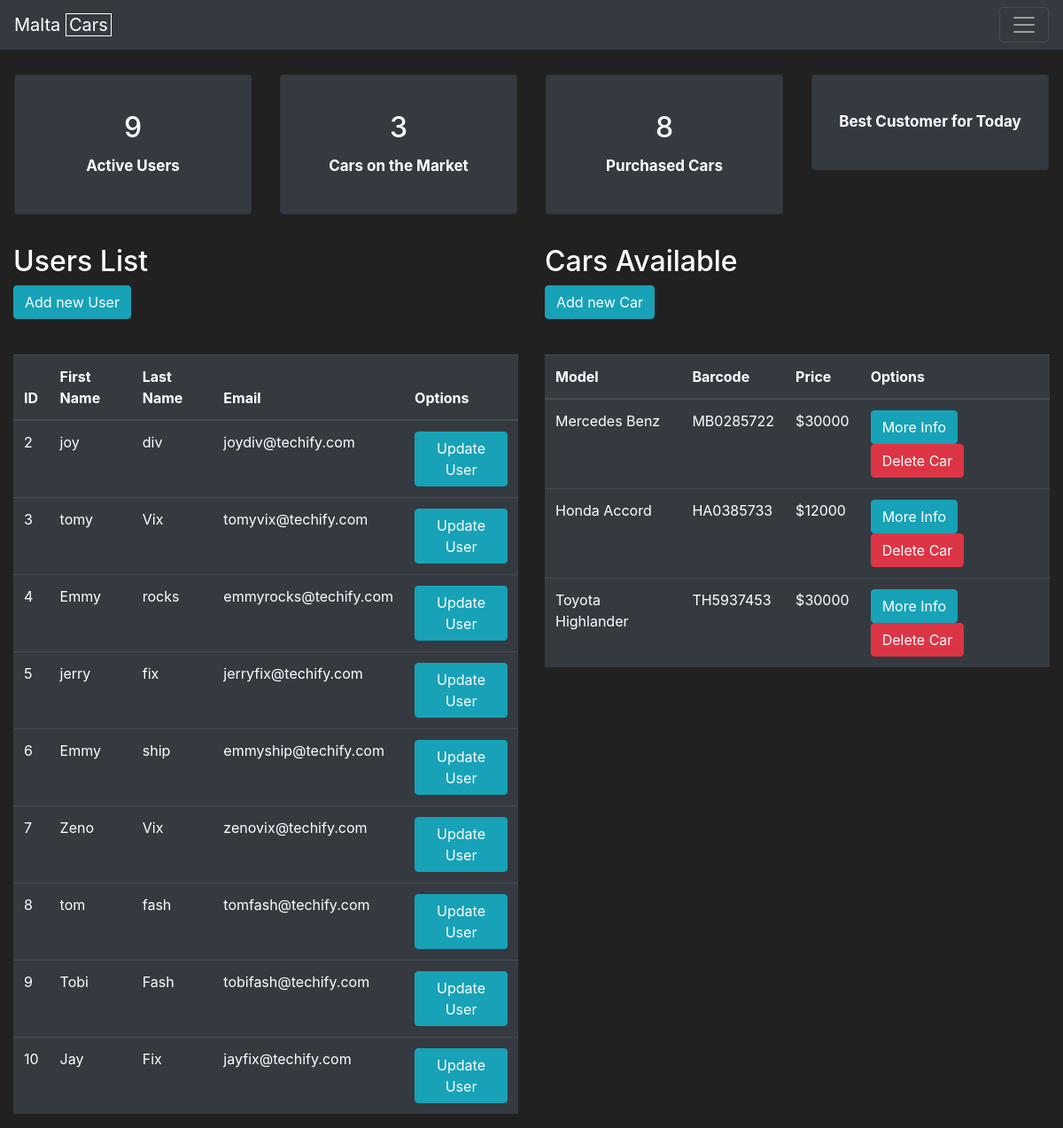
The page /mlt-admin on the database its author committed.
### carMarket/models.py (models this page shows, shortened)
class User(db.Model, UserMixin):
	id = db.Column(db.Integer(), primary_key=True)
	first_name = db.Column(db.String(length=20), nullable=False)
	last_name = db.Column(db.String(length=20), nullable=False)
	email = db.Column(db.String(length=50), nullable=False, unique=True)
	password = db.Column(db.String(length=9), nullable=False, unique=True)
	items = db.relationship('Item', backref='owned_user', lazy=True)

class Item(db.Model):
	model = db.Column(db.String(length=30), nullable=False)
	barcode = db.Column(db.String(length=9), nullable=False, unique= True, primary_key=True)
	description = db.Column(db.String(length=1024), nullable=False)
	price = db.Column(db.Integer(), nullable=False)
	owner = db.Column(db.String(length=50), db.ForeignKey('user.email'))

### carMarket/routes.py (the view, shortened to what this page needs)
@app.route("/mlt-admin", methods=['GET','POST'])
def admin_page():
	form = RegisterItem()
	items = Item.query.filter_by(owner=None)
	all_items = Item.query.all()
	users = User.query.all()
	item_len = 0
	for item in items:
		item_len += 1
	owners_list = []
	for item in all_items:
		owners_list.append(item.owner)
	rank = {}
	for vls in owners_list:
		if vls in rank.keys():
			rank[vls] += 1
		else:
			rank[vls] = 1
	high_score = max(list(rank.values()))
	highest=list(rank.keys())[list(rank.values()).index(high_score)]
	highest_user = User.query.filter_by(id=highest).first()
	user_len = len(users)
	owned_item_len = len(all_items)-item_len
	return render_template('admin.html', items=items, all_items=all_items, users=users,
	 user_len=user_len, item_len=item_len, owned_item_len=owned_item_len, highest_user=highest_user,
	 form=form, high_score=high_score)

### carMarket/templates/admin.html (shortened to what this page needs)
{% extends 'base.html' %}
{% block body %}
<section class="admin-body" style="margin-top:70px">
	<div class="row">
		<div class="top-facts">
			<div style="margin-bottom: 20px; padding: 20px 0 20px 0;" class="card text-center bg-dark">
				<div class="card-body">
					<h2 class="card-title">{{ user_len }}</h2>
					<p class="card-text"><strong>Active Users</strong></p>
				</div>
			</div>
		</div>
		<div class="top-facts">
			<div style="margin-bottom: 20px; padding: 20px 0 20px 0;" class="card text-center bg-dark">
				<div class="card-body">
					<h2 class="card-title">{{ item_len }}</h2>
					<p class="card-text"><strong>Cars on the Market</strong></p>
				</div>
			</div>
		</div>
		<div class="top-facts">
			<div style="margin-bottom: 20px; padding: 20px 0 20px 0;" class="card text-center bg-dark">
				<div class="card-body">
					<h2 class="card-title">{{ owned_item_len }}</h2>
					<p class="card-text"><strong>Purchased Cars</strong></p>
				</div>
			</div>
		</div>
		<div class="top-facts">
			<div style="margin-bottom: 20px; padding: 20px 0 20px 0;" class="card text-center bg-dark">
				<div class="card-body">
					<p class="card-text"><strong>Best Customer for Today</strong></p>
				</div>
			</div>
		</div>
	</div>
	<div class="row">
		<div class="col-6">
			<h2>Users List</h2>
			<a class="btn btn-outline btn-info" href="{{ url_for('register_page') }}">Add new User</a>
			<br>
			<table class="table table-dark table-hover">
				<thead>
					<tr>
						<th scope="col">ID</th>
						<th scope="col">First Name</th>
						<th scope="col">Last Name</th>
						<th scope="col">Email</th>
						<th scope="col">Options</th>
					</tr>
				</thead>
				<body>
					{% for user in users %}
						<tr>
							<td>{{ user.id }}</td>
							<td>{{ user.first_name }}</td>
							<td>{{ user.last_name }}</td>
							<td>{{ user.email }}</td>
							<td>
								<button class="btn btn-outline btn-info">Update User</button>
							</td>
						</tr>
					{% endfor %}
			</table>
		</div>
		<div class="col-6">
			<h2>Cars Available</h2>
			<button class="btn btn-outline btn-info" onclick="document.getElementById('Modal-CarForm').style.display='block'">Add new Car</button>
			<br>
			<table class="table table-dark table-hover">
				<thead>
					<tr>
						<th scope="col">Model</th>
						<th scope="col">Barcode</th>
						<th scope="col">Price</th>
						<th scope="col">Options</th>
					</tr>
				</thead>
				<body>
					{% for item in items %}
						<tr>
							<td>{{ item.model }}</td>
							<td>{{ item.barcode }}</td>
							<td>${{ item.price }}</td>
							<td>
								<button class="btn btn-outline btn-info" onclick="document.getElementById('Modal-MoreInfo-{{ item.barcode }}').style.display='block'">More Info</button>
								<button class="btn btn-outline btn-danger" onclick="document.getElementById('Modal-MoreInfo-{{ item.barcode }}').style.display='block'">Delete Car</button>
							</td>
						</tr>
					{% endfor %}
			</table>
		</div>
	</div>
</section>
{% endblock %}

### carMarket/templates/base.html (shortened to what this page needs)
<!DOCTYPE html>
<html lang="en">
<head>
	<link rel="stylesheet" href="{{ url_for('static', filename= 'css/bootstrap.css') }}">
</head>
<body>
	<nav style="position:fixed; width:100%; top:0; z-index: 1; overflow:hidden;" class="navbar navbar-expand-nd navbar-dark bg-dark box-shadow" id="navbar">
		<a class="navbar-brand" href="#">Malta <span style="border: 1px solid #FFFFFF; padding: 0 3px 0 3px">Cars</span></a>
		{% if current_user.is_authenticated %}
		<ul class="navbar-nav">
			<li class="nav-item" style="float: right;">
				<a class="nav-link" style="display: inline; color: #28a745; margin-right: 20px; font-weight: bold">
					{{ (current_user.email).upper() }}
				</a>
				<a href="{{ url_for('logout_page') }}" class="nav-link" style="display: inline; margin-right: 20px;">Logout</a>
			</li>
		</ul>
		{% else %}
		<button class="navbar-toggler" type="button" onclick="toggleNav()" id="switch">
			<span class="navbar-toggler-icon"></span>
		</button>
		{% endif %}
	</nav>
    {% block body %} {% endblock %}
</body>
</html>

### carMarket/templates/admin.html (style rules this page uses)
.admin-body { margin: 0 15px 0 15px; }
.top-facts { color: white; float: left; border: none; outline: none; cursor: pointer; padding: 14px 16px; font-size: 17px; width: 25%; }

### carMarket/templates/base.html (style rules this page uses)
body { background-color: #212121; color: white; }

### rows shown on the page
User: id "2", first_name "joy", last_name "div", email "joydiv@techify.com"
User: id "3", first_name "tomy", last_name "Vix", email "tomyvix@techify.com"
User: id "4", first_name "Emmy", last_name "rocks", email "emmyrocks@techify.com"
User: id "5", first_name "jerry", last_name "fix", email "jerryfix@techify.com"
User: id "6", first_name "Emmy", last_name "ship", email "emmyship@techify.com"
User: id "7", first_name "Zeno", last_name "Vix", email "zenovix@techify.com"
User: id "8", first_name "tom", last_name "fash", email "tomfash@techify.com"
User: id "9", first_name "Tobi", last_name "Fash", email "tobifash@techify.com"
User: id "10", first_name "Jay", last_name "Fix", email "jayfix@techify.com"
Item: model "Mercedes Benz", barcode "MB0285722", price "30000"
Item: model "Honda Accord", barcode "HA0385733", price "12000"
Item: model "Toyota Highlander", barcode "TH5937453", price "30000"

### other values the page prints
{{ user_len }} "9"
{{ item_len }} "3"
{{ owned_item_len }} "8"
